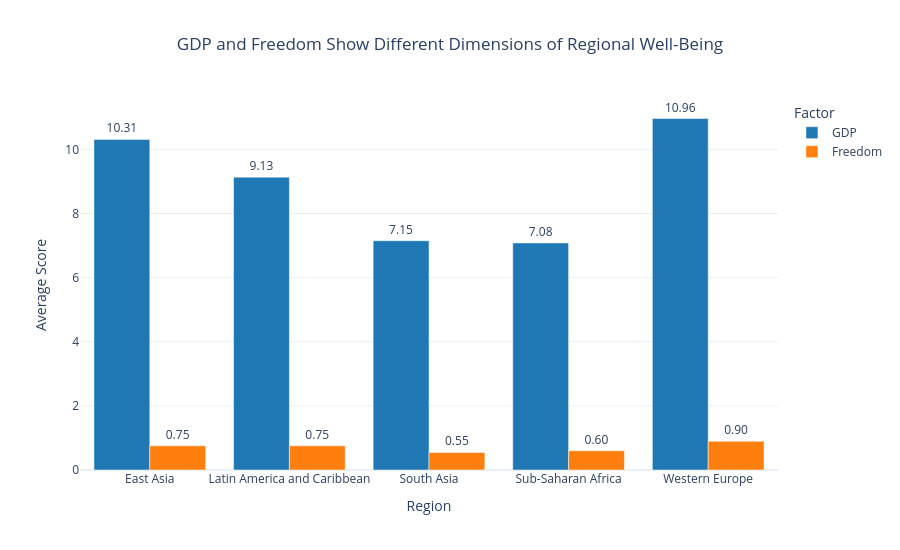

The code cell stored with this chart in its notebook:
### Markdown cell above
---
## Done? Stretch Goal

If you finish both tasks with time to spare, try this:

**Task 3 (stretch):** Build a **grouped bar chart** comparing 2 sub-factors (e.g. `GDP_per_capita` and `Freedom`) across the 5 most populated regions. Use colour meaningfully and write an insight title.

Regions to include: `'Western Europe'`, `'Latin America'`, `'East Asia'`, `'Sub-Saharan Africa'`, `'South Asia'`

### Code cell
# Stretch goal — grouped bar chart
# YOUR CODE HERE

# Select the 5 requested regions
regions = [
    'Western Europe',
    'Latin America and Caribbean',
    'East Asia',
    'Sub-Saharan Africa',
    'South Asia'
]

stretch_df = df[df['Region'].isin(regions)]

# Calculate regional averages
stretch_avg = (
    stretch_df.groupby('Region')[['GDP', 'Freedom']]
    .mean()
    .reset_index()
)

# Convert to long format for grouped bar chart
stretch_long = stretch_avg.melt(
    id_vars='Region',
    value_vars=['GDP', 'Freedom'],
    var_name='Factor',
    value_name='Score'
)

# Create grouped bar chart
fig = px.bar(
    stretch_long,
    x='Region',
    y='Score',
    color='Factor',
    barmode='group',
    text='Score',
    color_discrete_map={
        'GDP': '#1F77B4',
        'Freedom': '#FF7F0E'
    },
    title='GDP and Freedom Show Different Dimensions of Regional Well-Being'
)

# Add labels
fig.update_traces(
    texttemplate='%{text:.2f}',
    textposition='outside'
)

fig.update_xaxes(
    title='Region'
)

fig.update_yaxes(
    title='Average Score',
    rangemode='tozero'
)

fig.update_layout(
    template='plotly_white',
    height=550,
    title_x=0.5,
    legend_title='Factor'
)

fig.show()

### Figure 1 — Plotly figure (JSON) as saved in the notebook; plotly's stock layout.template omitted (floating-point values rounded to 4 significant figures)
{"data": [{"alignmentgroup": "True", "hovertemplate": "Factor=GDP<br>Region=%{x}<br>Score=%{text}<extra></extra>", "legendgroup": "GDP", "marker": {"color": "#1F77B4", "pattern": {"shape": ""}}, "name": "GDP", "offsetgroup": "GDP", "orientation": "v", "showlegend": true, "text": [10.31, 9.135, 7.152, 7.082, 10.96], "textposition": "outside", "texttemplate": "%{text:.2f}", "type": "bar", "x": ["East Asia", "Latin America and Caribbean", "South Asia", "Sub-Saharan Africa", "Western Europe"], "xaxis": "x", "y": [10.31, 9.135, 7.152, 7.082, 10.96], "yaxis": "y"}, {"alignmentgroup": "True", "hovertemplate": "Factor=Freedom<br>Region=%{x}<br>Score=%{text}<extra></extra>", "legendgroup": "Freedom", "marker": {"color": "#FF7F0E", "pattern": {"shape": ""}}, "name": "Freedom", "offsetgroup": "Freedom", "orientation": "v", "showlegend": true, "text": [0.754, 0.7542, 0.5463, 0.5994, 0.8961], "textposition": "outside", "texttemplate": "%{text:.2f}", "type": "bar", "x": ["East Asia", "Latin America and Caribbean", "South Asia", "Sub-Saharan Africa", "Western Europe"], "xaxis": "x", "y": [0.754, 0.7542, 0.5463, 0.5994, 0.8961], "yaxis": "y"}], "layout": {"barmode": "group", "height": 550, "legend": {"title": {"text": "Factor"}, "tracegroupgap": 0}, "title": {"text": "GDP and Freedom Show Different Dimensions of Regional Well-Being", "x": 0.5}, "xaxis": {"anchor": "y", "domain": [0, 1], "title": {"text": "Region"}}, "yaxis": {"anchor": "x", "domain": [0, 1], "rangemode": "tozero", "title": {"text": "Average Score"}}}}
